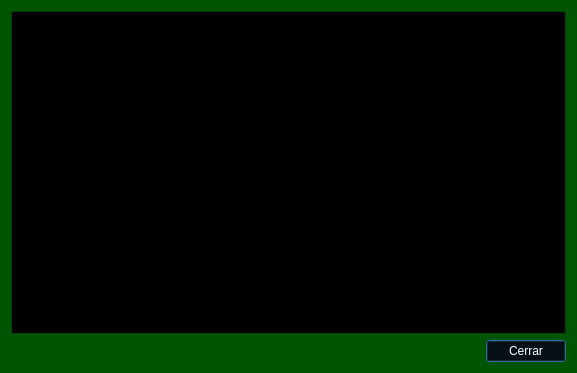
<?xml version="1.0" encoding="UTF-8"?>
<ui version="4.0">
 <class>Base_Datos</class>
 <widget class="QDialog" name="Base_Datos">
  <property name="geometry">
   <rect>
    <x>0</x>
    <y>0</y>
    <width>577</width>
    <height>373</height>
   </rect>
  </property>
  <property name="palette">
   <palette>
    <active>
     <colorrole role="WindowText">
      <brush brushstyle="SolidPattern">
       <color alpha="255">
        <red>255</red>
        <green>255</green>
        <blue>255</blue>
       </color>
      </brush>
     </colorrole>
     <colorrole role="Button">
      <brush brushstyle="SolidPattern">
       <color alpha="255">
        <red>0</red>
        <green>0</green>
        <blue>0</blue>
       </color>
      </brush>
     </colorrole>
     <colorrole role="Light">
      <brush brushstyle="SolidPattern">
       <color alpha="255">
        <red>0</red>
        <green>127</green>
        <blue>0</blue>
       </color>
      </brush>
     </colorrole>
     <colorrole role="Midlight">
      <brush brushstyle="SolidPattern">
       <color alpha="255">
        <red>0</red>
        <green>106</green>
        <blue>0</blue>
       </color>
      </brush>
     </colorrole>
     <colorrole role="Dark">
      <brush brushstyle="SolidPattern">
       <color alpha="255">
        <red>0</red>
        <green>42</green>
        <blue>0</blue>
       </color>
      </brush>
     </colorrole>
     <colorrole role="Mid">
      <brush brushstyle="SolidPattern">
       <color alpha="255">
        <red>0</red>
        <green>56</green>
        <blue>0</blue>
       </color>
      </brush>
     </colorrole>
     <colorrole role="Text">
      <brush brushstyle="SolidPattern">
       <color alpha="255">
        <red>255</red>
        <green>255</green>
        <blue>255</blue>
       </color>
      </brush>
     </colorrole>
     <colorrole role="BrightText">
      <brush brushstyle="SolidPattern">
       <color alpha="255">
        <red>255</red>
        <green>255</green>
        <blue>255</blue>
       </color>
      </brush>
     </colorrole>
     <colorrole role="ButtonText">
      <brush brushstyle="SolidPattern">
       <color alpha="255">
        <red>255</red>
        <green>255</green>
        <blue>255</blue>
       </color>
      </brush>
     </colorrole>
     <colorrole role="Base">
      <brush brushstyle="SolidPattern">
       <color alpha="255">
        <red>0</red>
        <green>0</green>
        <blue>0</blue>
       </color>
      </brush>
     </colorrole>
     <colorrole role="Window">
      <brush brushstyle="SolidPattern">
       <color alpha="255">
        <red>0</red>
        <green>85</green>
        <blue>0</blue>
       </color>
      </brush>
     </colorrole>
     <colorrole role="Shadow">
      <brush brushstyle="SolidPattern">
       <color alpha="255">
        <red>0</red>
        <green>0</green>
        <blue>0</blue>
       </color>
      </brush>
     </colorrole>
     <colorrole role="AlternateBase">
      <brush brushstyle="SolidPattern">
       <color alpha="255">
        <red>0</red>
        <green>42</green>
        <blue>0</blue>
       </color>
      </brush>
     </colorrole>
     <colorrole role="ToolTipBase">
      <brush brushstyle="SolidPattern">
       <color alpha="255">
        <red>255</red>
        <green>255</green>
        <blue>220</blue>
       </color>
      </brush>
     </colorrole>
     <colorrole role="ToolTipText">
      <brush brushstyle="SolidPattern">
       <color alpha="255">
        <red>0</red>
        <green>0</green>
        <blue>0</blue>
       </color>
      </brush>
     </colorrole>
    </active>
    <inactive>
     <colorrole role="WindowText">
      <brush brushstyle="SolidPattern">
       <color alpha="255">
        <red>255</red>
        <green>255</green>
        <blue>255</blue>
       </color>
      </brush>
     </colorrole>
     <colorrole role="Button">
      <brush brushstyle="SolidPattern">
       <color alpha="255">
        <red>0</red>
        <green>0</green>
        <blue>0</blue>
       </color>
      </brush>
     </colorrole>
     <colorrole role="Light">
      <brush brushstyle="SolidPattern">
       <color alpha="255">
        <red>0</red>
        <green>127</green>
        <blue>0</blue>
       </color>
      </brush>
     </colorrole>
     <colorrole role="Midlight">
      <brush brushstyle="SolidPattern">
       <color alpha="255">
        <red>0</red>
        <green>106</green>
        <blue>0</blue>
       </color>
      </brush>
     </colorrole>
     <colorrole role="Dark">
      <brush brushstyle="SolidPattern">
       <color alpha="255">
        <red>0</red>
        <green>42</green>
        <blue>0</blue>
       </color>
      </brush>
     </colorrole>
     <colorrole role="Mid">
      <brush brushstyle="SolidPattern">
       <color alpha="255">
        <red>0</red>
        <green>56</green>
        <blue>0</blue>
       </color>
      </brush>
     </colorrole>
     <colorrole role="Text">
      <brush brushstyle="SolidPattern">
       <color alpha="255">
        <red>255</red>
        <green>255</green>
        <blue>255</blue>
       </color>
      </brush>
     </colorrole>
     <colorrole role="BrightText">
      <brush brushstyle="SolidPattern">
       <color alpha="255">
        <red>255</red>
        <green>255</green>
        <blue>255</blue>
       </color>
      </brush>
     </colorrole>
     <colorrole role="ButtonText">
      <brush brushstyle="SolidPattern">
       <color alpha="255">
        <red>255</red>
        <green>255</green>
        <blue>255</blue>
       </color>
      </brush>
     </colorrole>
     <colorrole role="Base">
      <brush brushstyle="SolidPattern">
       <color alpha="255">
        <red>0</red>
        <green>0</green>
        <blue>0</blue>
       </color>
      </brush>
     </colorrole>
     <colorrole role="Window">
      <brush brushstyle="SolidPattern">
       <color alpha="255">
        <red>0</red>
        <green>85</green>
        <blue>0</blue>
       </color>
      </brush>
     </colorrole>
     <colorrole role="Shadow">
      <brush brushstyle="SolidPattern">
       <color alpha="255">
        <red>0</red>
        <green>0</green>
        <blue>0</blue>
       </color>
      </brush>
     </colorrole>
     <colorrole role="AlternateBase">
      <brush brushstyle="SolidPattern">
       <color alpha="255">
        <red>0</red>
        <green>42</green>
        <blue>0</blue>
       </color>
      </brush>
     </colorrole>
     <colorrole role="ToolTipBase">
      <brush brushstyle="SolidPattern">
       <color alpha="255">
        <red>255</red>
        <green>255</green>
        <blue>220</blue>
       </color>
      </brush>
     </colorrole>
     <colorrole role="ToolTipText">
      <brush brushstyle="SolidPattern">
       <color alpha="255">
        <red>0</red>
        <green>0</green>
        <blue>0</blue>
       </color>
      </brush>
     </colorrole>
    </inactive>
    <disabled>
     <colorrole role="WindowText">
      <brush brushstyle="SolidPattern">
       <color alpha="255">
        <red>0</red>
        <green>42</green>
        <blue>0</blue>
       </color>
      </brush>
     </colorrole>
     <colorrole role="Button">
      <brush brushstyle="SolidPattern">
       <color alpha="255">
        <red>0</red>
        <green>0</green>
        <blue>0</blue>
       </color>
      </brush>
     </colorrole>
     <colorrole role="Light">
      <brush brushstyle="SolidPattern">
       <color alpha="255">
        <red>0</red>
        <green>127</green>
        <blue>0</blue>
       </color>
      </brush>
     </colorrole>
     <colorrole role="Midlight">
      <brush brushstyle="SolidPattern">
       <color alpha="255">
        <red>0</red>
        <green>106</green>
        <blue>0</blue>
       </color>
      </brush>
     </colorrole>
     <colorrole role="Dark">
      <brush brushstyle="SolidPattern">
       <color alpha="255">
        <red>0</red>
        <green>42</green>
        <blue>0</blue>
       </color>
      </brush>
     </colorrole>
     <colorrole role="Mid">
      <brush brushstyle="SolidPattern">
       <color alpha="255">
        <red>0</red>
        <green>56</green>
        <blue>0</blue>
       </color>
      </brush>
     </colorrole>
     <colorrole role="Text">
      <brush brushstyle="SolidPattern">
       <color alpha="255">
        <red>0</red>
        <green>42</green>
        <blue>0</blue>
       </color>
      </brush>
     </colorrole>
     <colorrole role="BrightText">
      <brush brushstyle="SolidPattern">
       <color alpha="255">
        <red>255</red>
        <green>255</green>
        <blue>255</blue>
       </color>
      </brush>
     </colorrole>
     <colorrole role="ButtonText">
      <brush brushstyle="SolidPattern">
       <color alpha="255">
        <red>0</red>
        <green>42</green>
        <blue>0</blue>
       </color>
      </brush>
     </colorrole>
     <colorrole role="Base">
      <brush brushstyle="SolidPattern">
       <color alpha="255">
        <red>0</red>
        <green>85</green>
        <blue>0</blue>
       </color>
      </brush>
     </colorrole>
     <colorrole role="Window">
      <brush brushstyle="SolidPattern">
       <color alpha="255">
        <red>0</red>
        <green>85</green>
        <blue>0</blue>
       </color>
      </brush>
     </colorrole>
     <colorrole role="Shadow">
      <brush brushstyle="SolidPattern">
       <color alpha="255">
        <red>0</red>
        <green>0</green>
        <blue>0</blue>
       </color>
      </brush>
     </colorrole>
     <colorrole role="AlternateBase">
      <brush brushstyle="SolidPattern">
       <color alpha="255">
        <red>0</red>
        <green>85</green>
        <blue>0</blue>
       </color>
      </brush>
     </colorrole>
     <colorrole role="ToolTipBase">
      <brush brushstyle="SolidPattern">
       <color alpha="255">
        <red>255</red>
        <green>255</green>
        <blue>220</blue>
       </color>
      </brush>
     </colorrole>
     <colorrole role="ToolTipText">
      <brush brushstyle="SolidPattern">
       <color alpha="255">
        <red>0</red>
        <green>0</green>
        <blue>0</blue>
       </color>
      </brush>
     </colorrole>
    </disabled>
   </palette>
  </property>
  <property name="windowTitle">
   <string>Base de Datos</string>
  </property>
  <property name="windowIcon">
   <iconset resource="Imagenes.qrc">
    <normaloff>:/new/prefix1/Images/folder_users.ico</normaloff>:/new/prefix1/Images/folder_users.ico</iconset>
  </property>
  <layout class="QGridLayout" name="gridLayout">
   <item row="0" column="0">
    <layout class="QVBoxLayout" name="verticalLayout">
     <item>
      <widget class="QTableView" name="tableView">
       <property name="editTriggers">
        <set>QAbstractItemView::NoEditTriggers</set>
       </property>
      </widget>
     </item>
     <item>
      <layout class="QHBoxLayout" name="horizontalLayout">
       <item>
        <spacer name="horizontalSpacer">
         <property name="orientation">
          <enum>Qt::Horizontal</enum>
         </property>
         <property name="sizeHint" stdset="0">
          <size>
           <width>40</width>
           <height>20</height>
          </size>
         </property>
        </spacer>
       </item>
       <item>
        <widget class="QPushButton" name="salida">
         <property name="text">
          <string>Cerrar</string>
         </property>
        </widget>
       </item>
      </layout>
     </item>
    </layout>
   </item>
  </layout>
 </widget>
 <resources>
  <include location="Imagenes.qrc"/>
 </resources>
 <connections/>
</ui>
